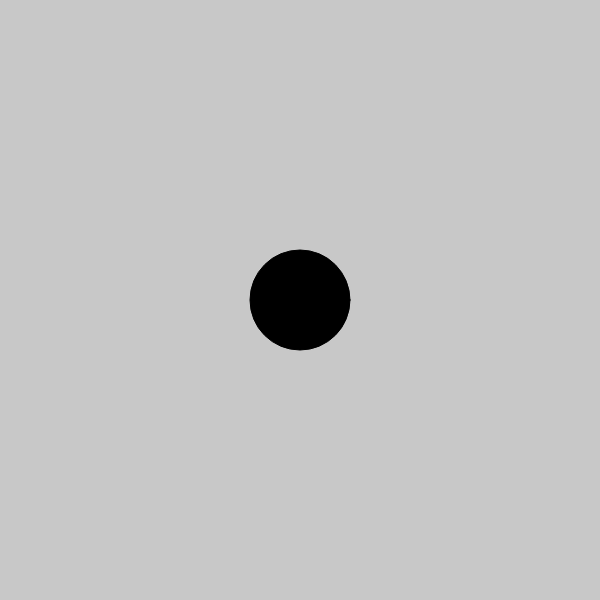
Frame 1 (no input)
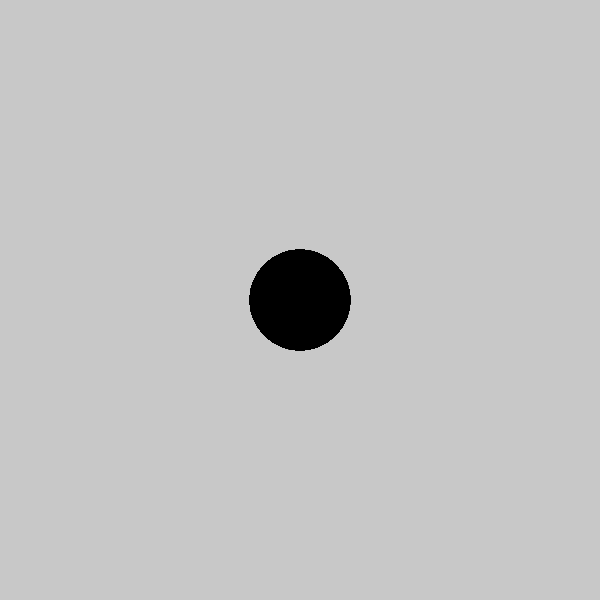
Frame 60 (no input)
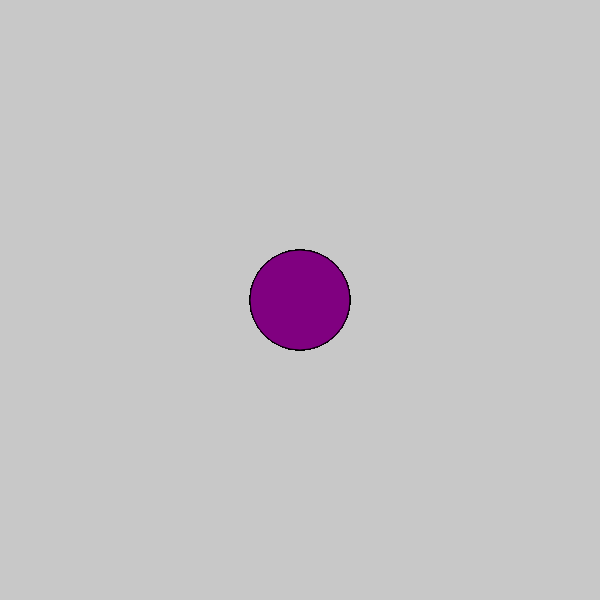
Frame 120 (the mouse pressed at the canvas centre since frame 60)

The p5.js sketch that drew these frames (run headless with seeded random() and noise() and a simulated clock; from frame 60 on, the mouse is pressed at the canvas centre):

// p5.js sketch
// ── sketch.js

function setup() {
  createCanvas(600, 600);

  background(200);
}

function draw() {


  //map the red value to mouseX position
  let r = map(mouseX, 0, width, 0, 255);

  // map the blue value to mouse Y position
  let b = map(mouseY, 0, height, 0, 255);

  //fill the colour with the variables
  fill(r, 0, b);
  circle(width/2, height/2, 100);
 
  
}
